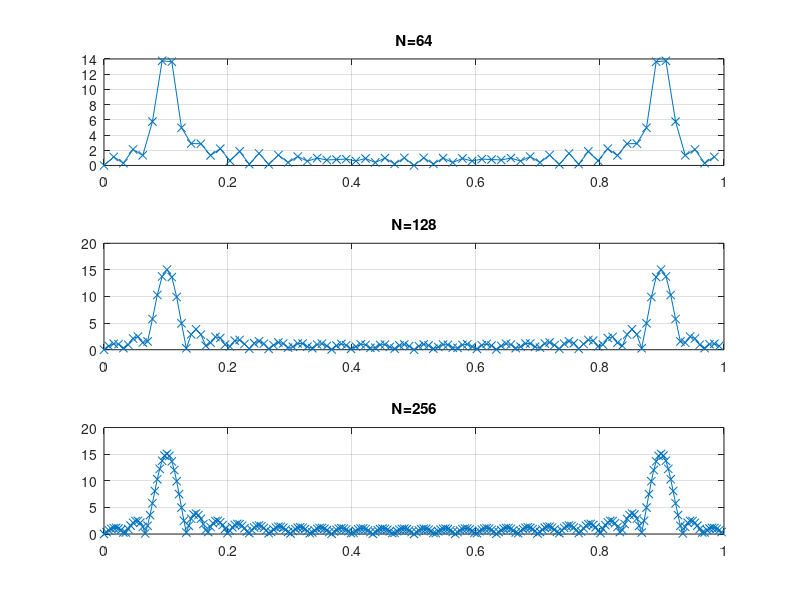

Source code (MATLAB):
clear;

fs = 1;
ts = 0: 1/fs : 30-1/fs;

x = cos(2*pi*0.1*ts);

N1 = 64;
N2 = 128;
N3 = 256;

X1 = abs(fft(x,N1));
X2 = abs(fft(x,N2));
X3 = abs(fft(x,N3));

F1 = (0:N1-1)*fs/N1;
F2 = (0:N2-1)*fs/N2;
F3 = (0:N3-1)*fs/N3;

subplot(3,1,1);
plot(F1,X1,'-x'),title('N=64'), grid on;
subplot(3,1,2);
plot(F2,X2,'-x'),title('N=128'), grid on;
subplot(3,1,3);
plot(F3,X3,'-x'),title('N=256'), grid on;
